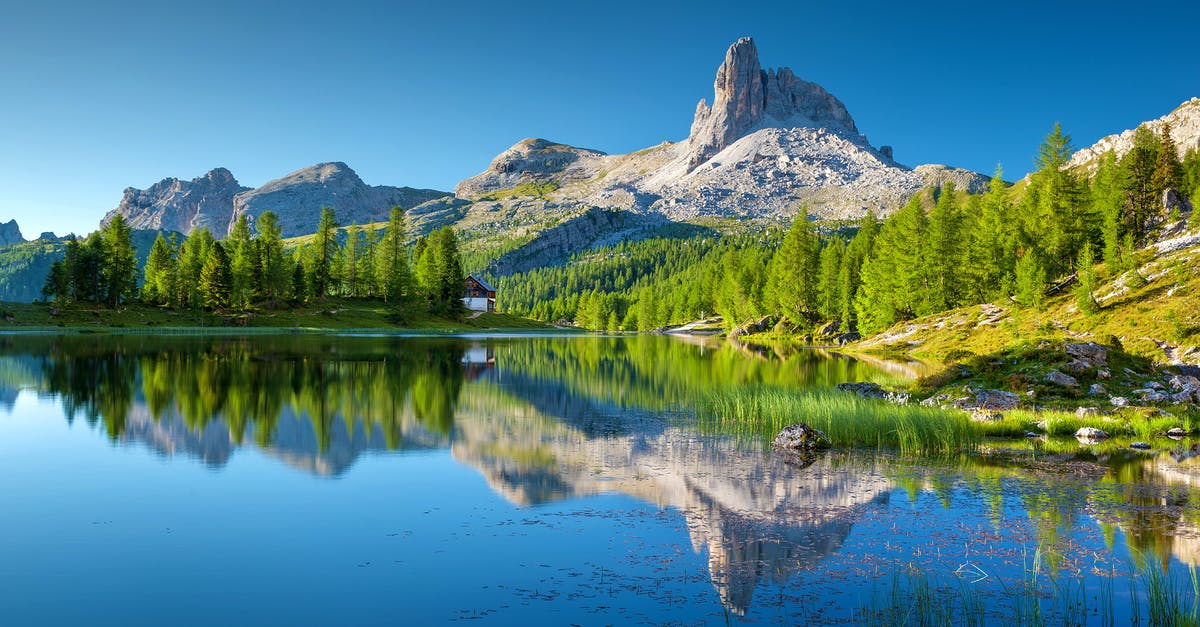
#> input picture Basics/img_vid/scenery.jpeg, 1200 x 627 px, found by its file name
$ python image_translation.py
#> lines starting #> are read from the running program, lines starting #| are printed output that depends on the picture
import cv2
import numpy

# Loading image from memory
image = cv2.imread('img_vid\scenery.jpeg')
#> image is the input picture: shape (627, 1200, 3); mean B, G, R 127.5, 128.4, 84.4

# Translation matrix
matrix = numpy.float32([[1, 0, 100], [0, 1, 100]])

# Applying the matrix to the image
translated = cv2.warpAffine(image, matrix, (image.shape[1] + 100, image.shape[0] + 100))
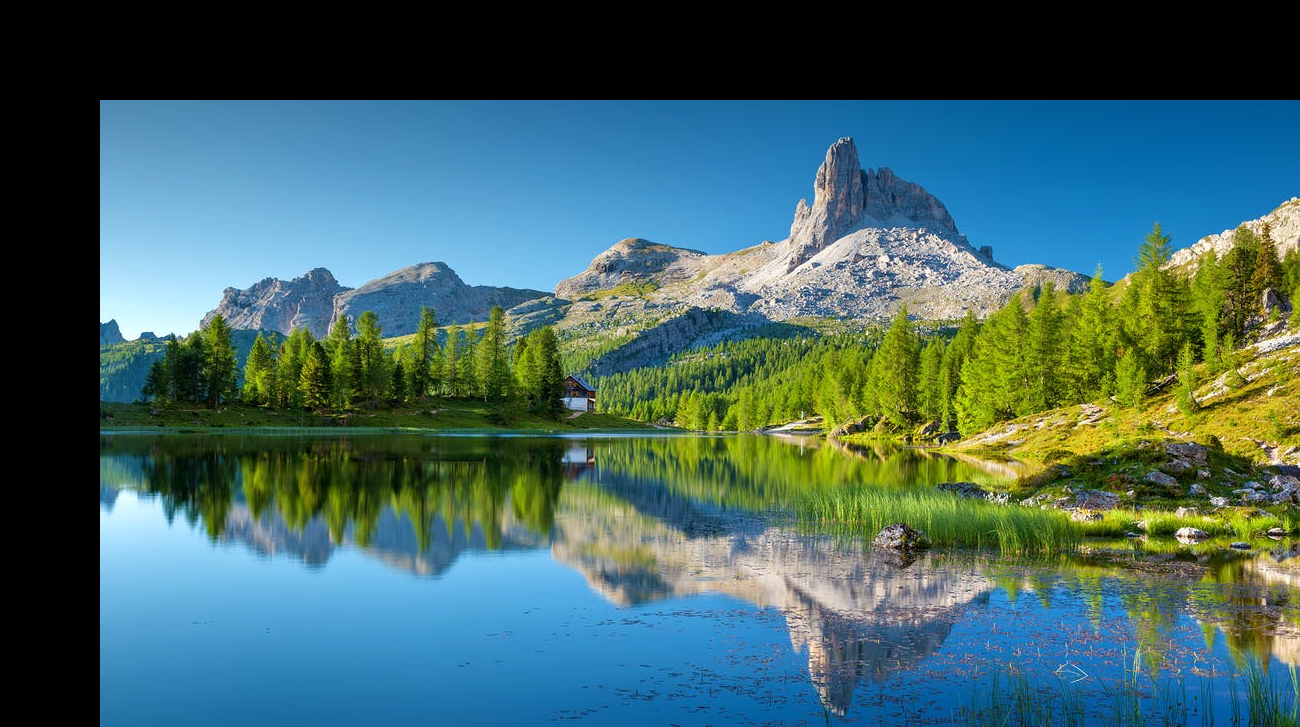
#> translated: shape (727, 1300, 3); mean B, G, R 101.5, 102.2, 67.2

# Showing the image
cv2.imshow('translation', translated)
cv2.waitKey()

$ run again, with Basics/img_vid/lake.jpg copied over Basics/img_vid/scenery.jpeg
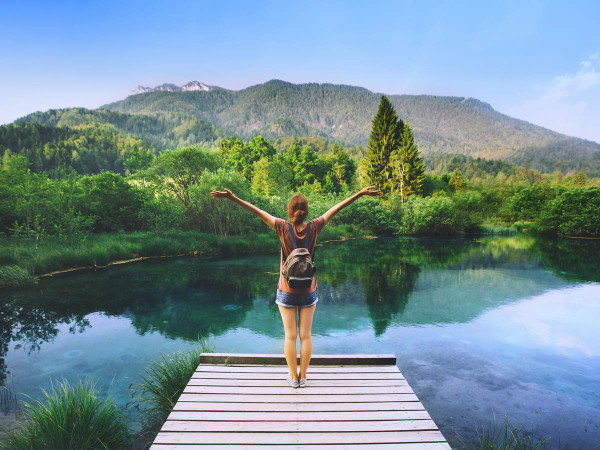
#> input picture Basics/img_vid/lake.jpg, 600 x 450 px, found by its file name
#> image is the input picture: shape (450, 600, 3); mean B, G, R 147.9, 141.5, 116.6
#> `translated = cv2.warpAffine(image, matrix, (image.shape[1] + 100, imag..`:
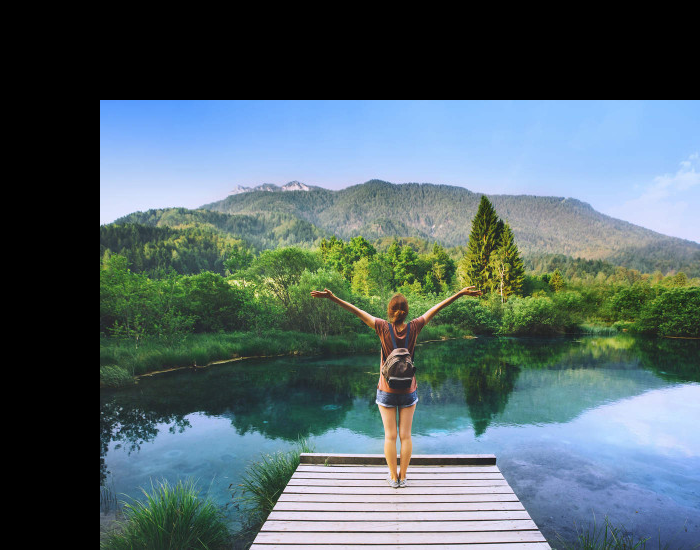
#> translated: shape (550, 700, 3); mean B, G, R 103.7, 99.2, 81.8
